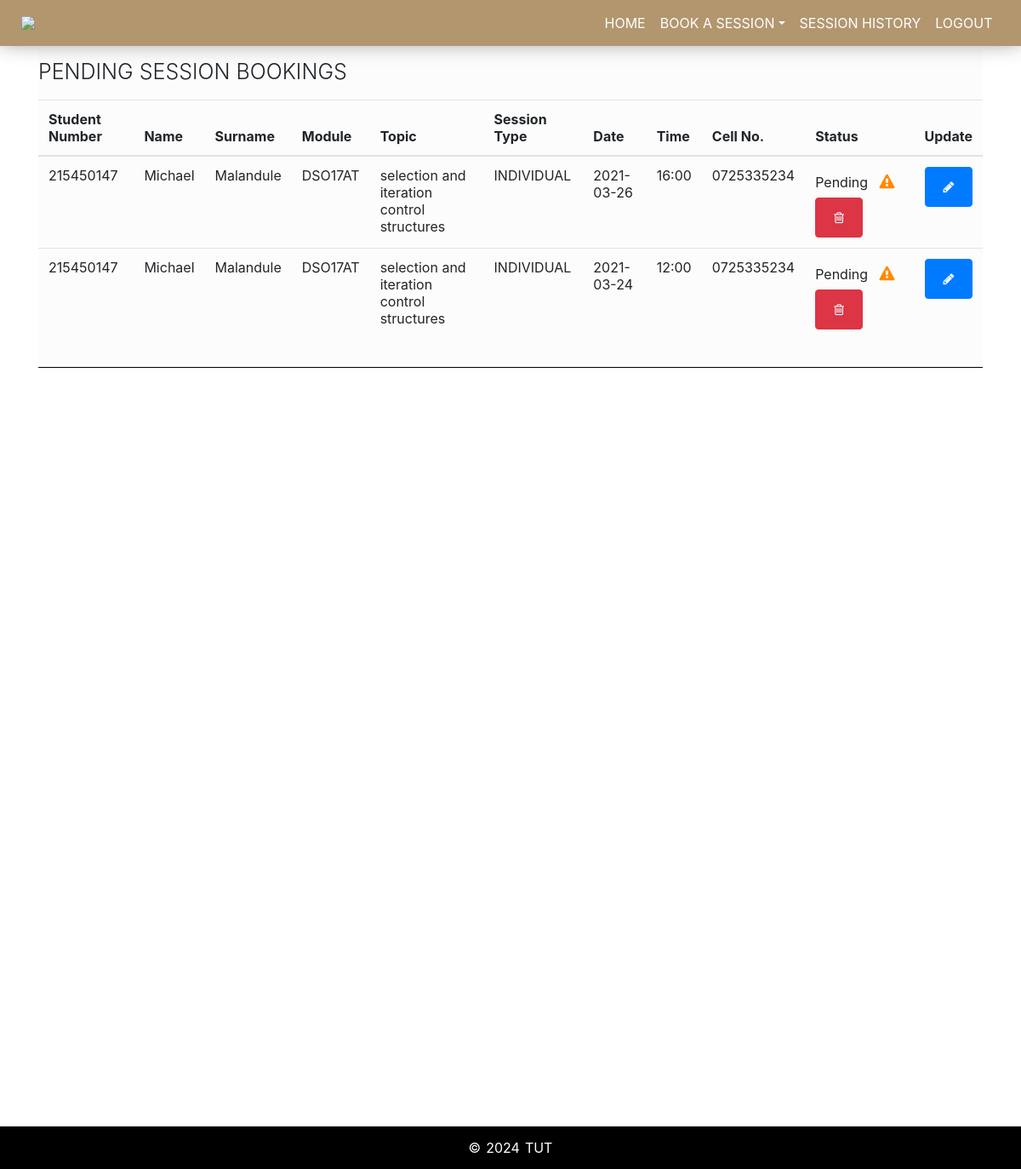
Screenshot of /sessionHistory.php (signed in) with the database file from the repository.
### tables this page shows
CREATE TABLE `session` (
  `sessionID` int(11) NOT NULL,
  `name` varchar(255) NOT NULL,
  `surname` varchar(255) NOT NULL,
  `cellNumber` varchar(255) NOT NULL,
  `module` varchar(255) NOT NULL,
  `time` varchar(255) NOT NULL,
  `date` varchar(255) NOT NULL,
  `sessionType` varchar(255) NOT NULL,
  `tutor` varchar(255) NOT NULL,
  `stdNum` varchar(255) NOT NULL,
  `Topic` varchar(255) NOT NULL,
  `bookedDate` date NOT NULL,
  `status` varchar(255) NOT NULL,
  `url` varchar(255) NOT NULL
);

### sessionHistory.php (the view, shortened to what this page needs)
<?php
include("nav.php");
?>
    <div id="structure-div">
        <div class="container">
            <div id="quick-updates">
                <h3>PENDING SESSION BOOKINGS</h3>
                <div class="table-responsive">
                    <table class="table">
                        <thead>
                            <tr>
							<th>Student Number</th>
                                <th>Name</th>
								<th>Surname</th>
                                <th>Module</th>
								<th>Topic</th>
								<th>Session Type</th>
                                <th>Date</th>
                                <th>Time</th>
                                <th>Cell No.</th>
								<th>Status</th>
								<th>Update</th>
                            </tr>
                        </thead>
                        <tbody>
						<?php
							$ret=mysqli_query($con,"select * from session where status = 'PENDING' AND stdNum=".$_SESSION['stdNum']);
							while($row=mysqli_fetch_array($ret))
							{
						?>
                            <tr>
							<td><?php echo $row['stdNum'] ?></td>
							<td><?php echo $row['name'] ?></td>
							<td><?php echo $row['surname'] ?></td>
                            <td><?php echo $row['module'] ?></td>
							<td><?php echo $row['Topic'] ?></td>
							<td><?php echo $row['sessionType'] ?></td>
							<td><?php echo $row['date'] ?></td>
                            <td><?php echo $row['time'].':00' ?></td>
							<td><?php echo $row['cellNumber'] ?></td>
							<td><?php if($row['status'] =='PENDING')
										{
											echo '<span>Pending&nbsp;<i class="fa fa-warning" id="pending"></i></span><br>';?>
											<a href="deleteSession.php?id=<?php echo $row['sessionID'];?>">
													 <button class="btn btn-danger btn-xs" onClick= "return confirm('Do you really want to delete');"> <i class="fa fa-trash-o "></i></button></a>
											<?php
										}else{
										echo'<span>Accepted&nbsp;<i class="fa fa-thumbs-up" id="accepted"></i></span>By&nbsp;<span>'.$row['tutor'].'</span>';
										}
							?></td>
							<td><a href="updateSession.php?id=<?php echo $row['sessionID'];?>"><button class="btn btn-primary btn-xs"><i class="fa fa-pencil"></i></button></a>
													</td>
                            </tr> <?php } ?>
                        </tbody>
                    </table>
                </div>
                <hr>
            </div>
        </div>
    </div>
    <div id="spacing-div"></div>
    <footer>
        <div id="footer-content"><span>©</span><span id="current-year" class="current-year"></span><span>TUT</span></div>
    </footer>
</body>
</html>

### nav.php (shortened to what this page needs)
<html>
<head>
    <link rel="stylesheet" href="assets/bootstrap/css/bootstrap.min.css">
    <link rel="stylesheet" href="assets/css/styles.css">
	<link rel="stylesheet" href="admin/assets/fonts/font-awesome.min.css">
    <link rel="stylesheet" href="admin/assets/css/dashboard.css">
    <link rel="stylesheet" href="https://cdnjs.cloudflare.com/ajax/libs/font-awesome/4.7.0/css/font-awesome.min.css">
</head>
<body>
    <div id="top-nav">
        <nav class="navbar navbar-light navbar-expand-md fixed-top fixed-top">
            <div class="container-fluid">
                <a href="index.php"> <div id="logo"><img class="img-fluid" id="logo-img" src="assets/img/logo.png"></div></a>
                <div
                    class="collapse navbar-collapse" id="navcol-1">
                    <ul class="nav navbar-nav text-right ml-auto">
                        <li class="nav-item" role="presentation"><a class="nav-link active" href="index.php">HOME</a></li>
					<?php
					if($_SESSION['login'])
					{
						echo '<li class="nav-item dropdown"><a class="dropdown-toggle nav-link" data-toggle="dropdown" aria-expanded="false" href="#">BOOK A SESSION</a>
                            <div class="dropdown-menu" role="menu">
							<a class="dropdown-item" role="presentation" href="tutors.php">Tutors</a>
							<!--<a class="dropdown-item" role="presentation" href="openlabs.html">Open Labs</a>
                                <a class="dropdown-item" role="presentation" href="lecturers.html">Lecturers</a>
								<a class="dropdown-item" role="presentation" href="clinic.html">Clinic</a>
								<a class="dropdown-item" role="presentation" href="sds.html">SDS</a>--></div>
                        </li>
                        <li class="nav-item" role="presentation"><a class="nav-link active" href="sessionHistory.php">SESSION HISTORY</a></li>';
						echo '<li class="nav-item" role="presentation"><a class="nav-link active" href="logout.php">LOGOUT</a></li>';
					}else{
						echo '<li class="nav-item" role="presentation"><a class="nav-link active" href="signin.php">SIGN IN</a></li>';
					}
					?>
                    </ul>
            </div>
    </div>
    </nav>
    </div>

### assets/css/styles.css (style rules this page uses)
html { margin: 0; padding: 0; transition: ease all 0.5s; height: 100%; }
#logo-img { max-width: 50px; }
.navbar { background: #865a1aa1; }
.nav-link { padding: 15px 10px; text-align: center; }
#top-nav a { color: #fff; transition: ease all 0.5s; }
.navbar.navbar-light.navbar-expand-md { z-index: 1000; padding: 0 10px; -webkit-box-shadow: 0px -9px 28px 0px rgba(82,82,82,1); -moz-box-shadow: 0px -9px 28px 0px rgba(82,82,82,1); box-shadow: 0px -9px 28px 0px rgba(82,82,82,1); }
#navcol-1 ul li { padding: 0 0.5px; }
#quick-updates { background: rgba(198,198,198,0.06); }
#quick-updates h3 { font-weight: 320; font-size: 25px; padding: 10px 0; }
.table-responsive table tbody tr td span { padding: 0 8px 0 0; }
footer { top: 252em; bottom: 0; width: 100%; height: 50px; background-color: #000; padding: 13px 0; margin: 12% 0 0 0; }
#footer-content { color: #fff; text-align: center; }
#footer-content span { padding: 3px; }
#structure-div { margin: 3.7em 0 0em 0; height: 100%; }
#spacing-div { height: 320px; }

### admin/assets/css/dashboard.css (style rules this page uses)
hr { background-color: #000; }
#pending { color: rgb(255, 138, 0); font-size: 18px; }

### nav.php (style rules this page uses)
.fa { padding: 9px; font-size: 15px; width: 30px; text-align: center; text-decoration: none; border-radius: 50%; }

### rows the page displays
session: stdNum "215450147", name "Michael", surname "Malandule", module "DSO17AT", Topic "selection and iteration control structures", sessionType "INDIVIDUAL", date "2021-03-26", time "16", cellNumber "0725335234"
session: stdNum "215450147", name "Michael", surname "Malandule", module "DSO17AT", Topic "selection and iteration control structures", sessionType "INDIVIDUAL", date "2021-03-24", time "12", cellNumber "0725335234"
